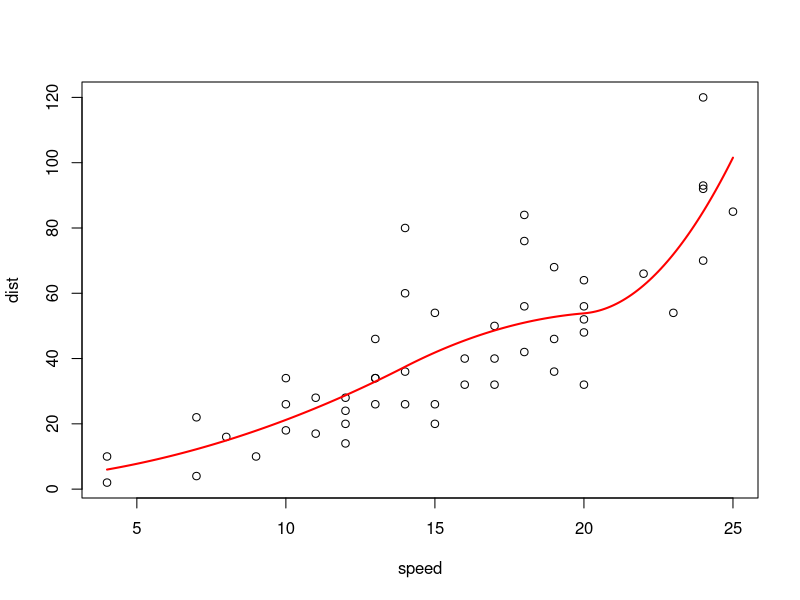
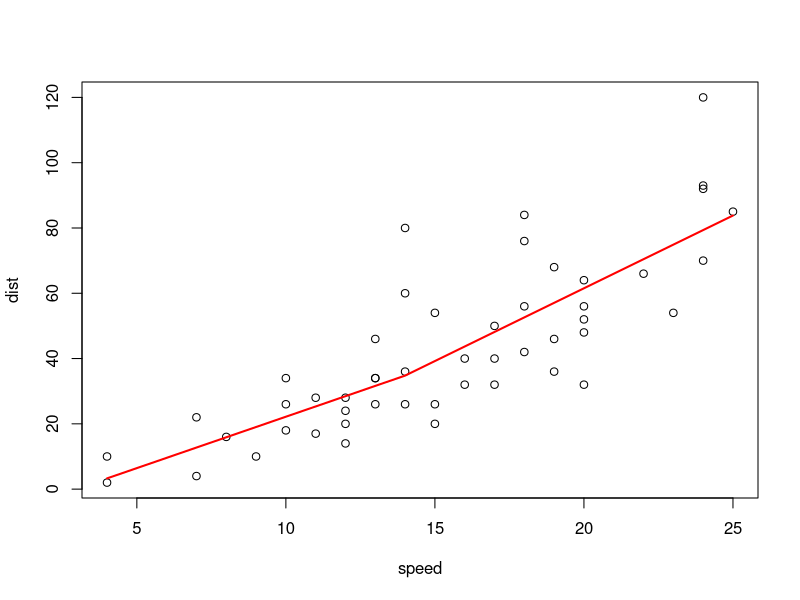
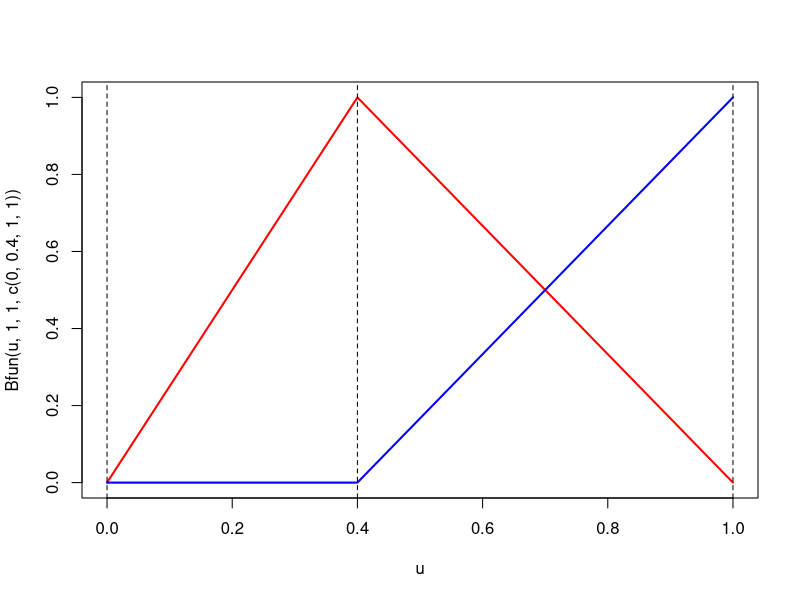
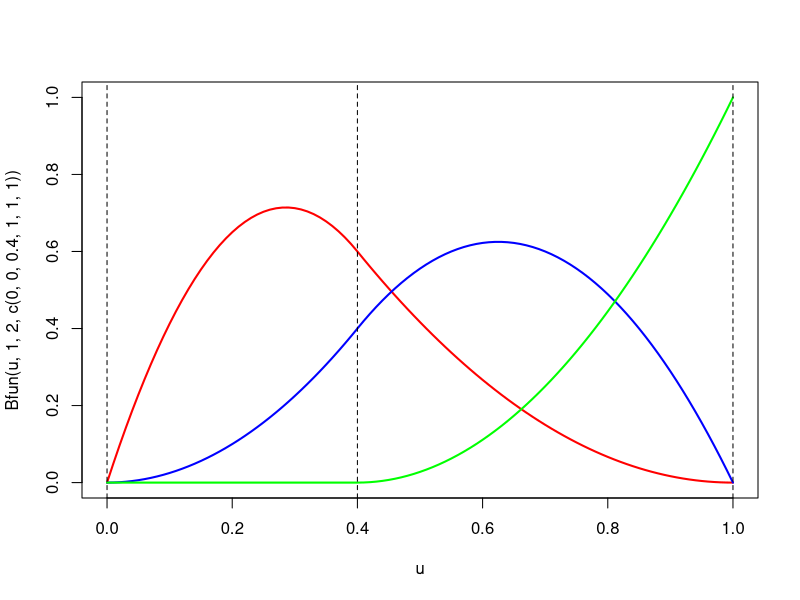
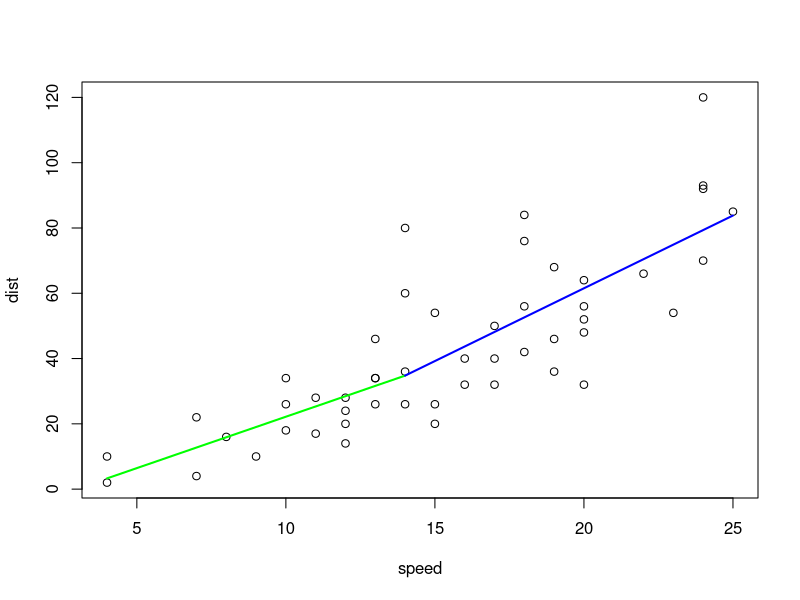
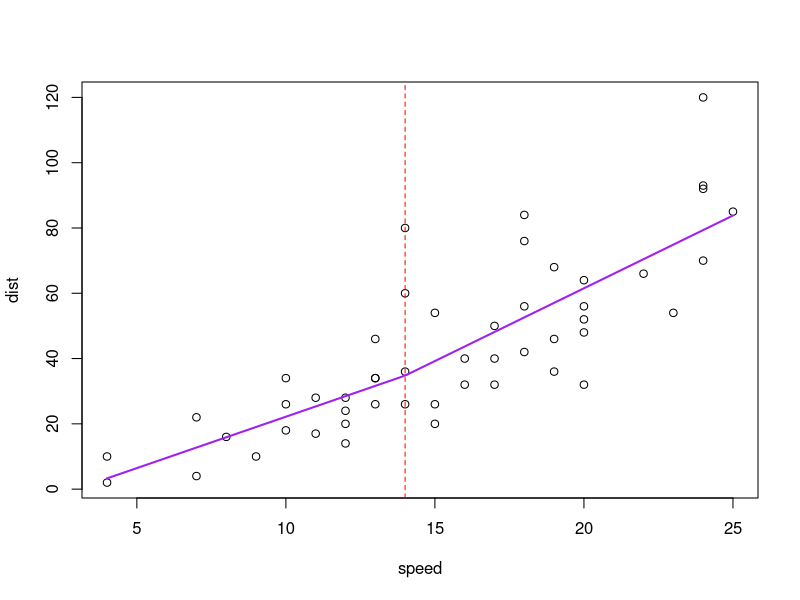
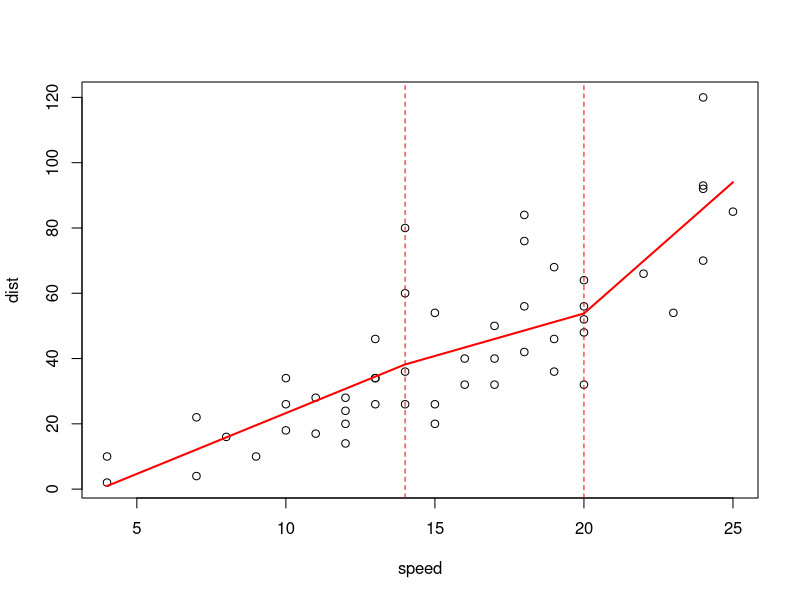
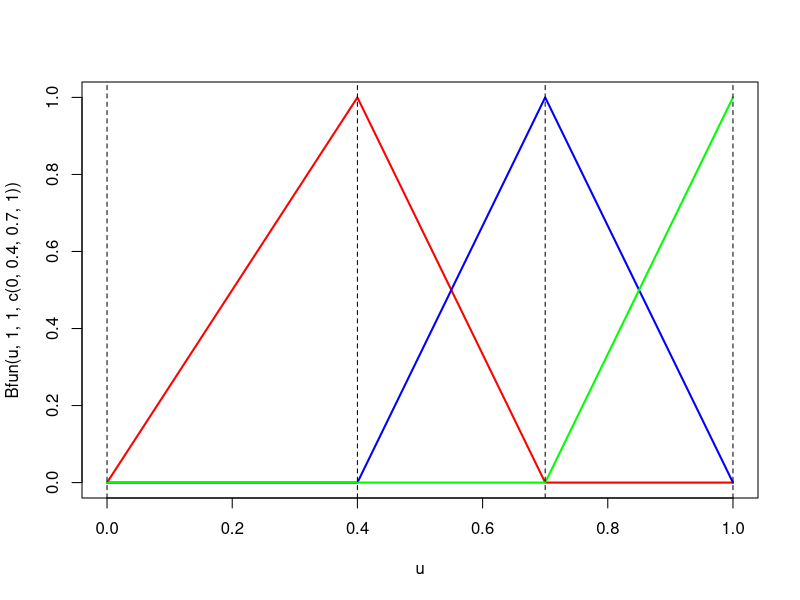

The R script that drew these images, in order:
# Splines - Opening the Black Box
# by Arthur Charpentier (2010)
# URL: https://www.r-bloggers.com/splines-opening-the-black-box/

# Remove all current objects in the workspace
  rm(list = ls(all = TRUE))
  set.seed(123)

#  Splines in regression is something which looks like a black box (or
#  maybe like some dishes you get when you travel away from home: it tastes
#  good, but you don’t what’s inside… even if you might have some clues,
#  you never know for sure*). With splines, it is the same: there are knots,
#  then we consider polynomial interpolations on parts between knots, and we
#  make sure that there is no discontinuity (on the prediction, but on the
#  derivative as well).

#  That sounds nice, but when you look at the output of the
#  regression… you got figures, but you barely see how to interpret
#  them… So let us have a look at the box, and I mean what is inside that
#  box…

#  So, consider the following dataset, with the following spline regression,
  library(splines)
  K <- c(14, 20)  # knots
  plot(cars)
  reg <- lm(dist ~ bs(speed, knots = c(K), degree = 2), data = cars)
  u <- seq(4, 25, by = 0.1)  # test model at these speeds
  B <- data.frame(speed = u)  # data.frame(speeds)
  Y <- predict(reg, newdata = B)  # predicted dist for the desired speeds
  lines(u, Y, lwd = 2, col = "red")

#  i.e. we have the following (nice) picture
#  But if we look at the output of the regression we get this
  summary(reg)

#  So, what can we do with those numbers ? First, assume know that we
#  consider only one knot (we have to start somewhere), and we
#  consider a b-spline interpolation of degree 1 (i.e. linear by parts).
  K <- c(14)
  reg <- lm(dist ~ bs(speed, knots = c(K), degree = 1), data = cars)
  u <- seq(4, 25, by = 0.1)
  B <- data.frame(speed = u)
  Y <- predict(reg, newdata = B)
  dev.off()
  plot(cars)
  lines(u, Y, lwd = 2, col = "red")
  summary(reg)

# Reading done from: https://cran.r-project.org/web/packages/crs/vignettes/spline_primer.pdf
# Usually variables for splines are:
#   m = the order of the spline
#   n = the degree of the spline
#   n = m - 1                         # fairly certain on this
#   N = number of internal knots
#   t = {t[i]|i ∈ Z}                    # the set of t[i] such that i is an integer
#   t = knot sequence, with individual terms being knots
#   number of knots in augmented knot set = N + 2m
#   augmented knot set =  internal knots + boundary knots * m
#   t[-(m-1)] = ... = t[0] <= t[1] <= ... <= t[N] <= t[N+1] = ... = t[N+m]
#   t[-(m-1)] through to t[0] are the lower boundary knots
#   t[N+1] through to t[N+m] are the upper boundary knots

# Unfortunately the terminology used in the code below does not match the
# mathematical functions provided by the blog, both are replicated as seen in
# the blog. The author uses j and n instead of i and j and appears to use t
# without subscript instead of x. It's all rather confusing... Bfun() appears
# to work though...

#  Recall that b-splines work like that:
#  given knots: 0 <= t[1] <= ... <= t[m-1] <= 1
#  (we define splines on the unit interval)
#  then: b[j,0](t) = 1 if t[j] <= t <= t[j+1] otherwise b[j,0](t) = 0
#  for all: j = 0, 1, ..., m-3, m-2

#                           t - t[j]                       t[j+n+1] - t
#  while: b[j,n](t) =  ----------------- b[j,n-1](t) + --------------------- b[j+1,n-1](t)
#                        t[j+n] - t[j]                   t[j+n+1] - t[j+1]

#  or: b[j,n](t) = a1 + a2
#  for all: j = 0, ..., m-n-2   # this doesn't look right to me
#  The code is something like that:
  Bfun <- function(x, j, n, K) {
    b <- 0
    a1 <- 0
    a2 <- 0
    if(((K[j+n+1] > K[j+1]) & (j+n<=length(K)) & (n > 0)) == TRUE) {
      a2 <- (K[j+n+1] - x)/(K[j+n+1] - K[j+1]) * Bfun(x, j+1, n-1, K)
    }
    if(((K[j+n] > K[j]) & (n > 0)) == TRUE) {
      a1 <- (x - K[j])/(K[j+n] - K[j]) * Bfun(x, j, n-1, K)
    }
    if(n==0) {
      b <- ((x > K[j]) & (x <= K[j+1]))*1  # this is described in line 52, uses the TRUE or FALSE statement gained by determining t[j] <= t <= t[j+1]
    }
    if(n>0) {
      b <- a1 + a2
    }
    return(b)
  }
# This is where
#   x = a time series (like 0 to 1 in 0.01 increments)
#   j = a sequence traditionally from 0, ..., n, however this is represented as 1, ..., n+1 as you can't get the zero index of a vector
#   n = degree of spline used (3 = cubic etc.)
#   K = augmented knot set
#   K = interior knots + boundary knots * if(lower.boundary) n else if (upper.boundary) n+1
#       it appears the first knot in the augmented knot set is missing for some
#       reason, as in equations typically there are n+1 boundary knots due to
#       the recursive nature of splines

#  So, for instance, for splines of degree 1, we have
  u <- seq(0, 1, by = 0.01)
  plot(u, Bfun(u, 1, 1, c(0, 0.4, 1, 1)),
		lwd = 2, col = "red", type = "l", ylim = c(0, 1))
  lines(u, Bfun(u, 2, 1, c(0, 0.4, 1, 1)), lwd = 2, col = "blue")
  abline(v = c(0, 0.4, 1), lty = 2)

# So here we have one internal knot 0.4, with our boundary knots 0 and 1, with an appended knot (none on the lower boundary due to degree of 1)

#  and for splines of degree 2, the basis is
  u <- seq(0, 1, by = 0.01)
  plot(u, Bfun(u, 1, 2, c(0 ,0, 0.4, 1, 1, 1)),
		lwd = 2, col = "red", type = "l", ylim = c(0, 1))
  lines(u, Bfun(u, 2, 2, c(0, 0, 0.4, 1, 1, 1)), lwd = 2, col = "blue")
  lines(u, Bfun(u, 3, 2, c(0, 0, 0.4, 1, 1, 1)), lwd = 2, col = "green")
  abline(v = c(0, 0.4, 1), lty = 2)

#  …etc. Note that I need to duplicate sometimes starting and end points (but it
#  should be possible to fix it in the function).
#  So, how do we use that, here ? Actually, there are two steps:

# 1. We get from [x[min],x[max]] to the unit interval (using a simple affine
#    transformation)
# 2. We consider Yhat[i] = Bhat[0] + Bhat[1]b[1,1](X[i]) + Bhat[2]b[2,1](X[i])

# Here, based on the graph above (with the basis function), note that we can use
	plot(cars)
  u0 <- seq(0, 1, by = 0.01)
  v <- reg$coefficients[2]*u0 + reg$coefficients[1]
  x1 <- seq(min(cars$speed), K, length = length(u0))
  lines(x1, v, col = "green", lwd = 2)
  u0 <- seq(0, 1, by = 0.01)
  v <- (reg$coefficients[3] - reg$coefficients[2])*u0 +
		reg$coefficients[1] +
		reg$coefficients[2]
  x2 <- seq(K, max(cars$speed), length = length(u0))
  lines(x2, v, col = "blue", lwd = 2)
#	which gives us exactly the graph we obtained previously.
# But we can also consider
  plot(cars)
  reg <- lm(dist ~ bs(speed, knots = c(K), degree = 1), data = cars)
  k <- (K - min(cars$speed))/(max(cars$speed) - min(cars$speed))
  u0 <- seq(0, 1, by = 0.01)
  v <- reg$coefficients[1] +
    reg$coefficients[2]*Bfun(u0, 1, 1, c(0, k, 1, 1)) +
    reg$coefficients[3]*Bfun(u0, 2, 1, c(0, k, 1, 1))
  lines(x = min(cars$speed) + u0*(max(cars$speed) - min(cars$speed)), y = v,
	 	col = "purple", lwd = 2)
  abline(v = K, lty = 2, col = "red")

# So, we should be able to try with two knots (but we keep it linear, so far)
  K <- c(14, 20)
  plot(cars)
  reg <- lm(dist ~ bs(speed, knots = c(K), degree = 1), data = cars)
  u <- seq(4, 25, by = 0.1)
  B <- data.frame(speed = u)
  Y <- predict(reg, newdata = B)
  lines(u, Y, lwd = 2, col = "red")
  abline(v = K, lty = 2, col = "red")
# First, we can plot our basis functions, with two knots,
  u <- seq(0, 1, by = 0.01)
  plot(u, Bfun(u, 1, 1, c(0, 0.4, 0.7, 1)),
		lwd = 2, col = "red", type = "l", ylim = c(0, 1))
  lines(u, Bfun(u, 2, 1, c(0, 0.4, 0.7, 1, 1)), lwd = 2, col = "blue")
  lines(u, Bfun(u, 3, 1, c(0, 0.4, 0.7, 1, 1)), lwd = 2, col = "green")
  abline(v = c(0, 0.4, 0.7, 1), lty = 2)

# so we can use those functions here, as we did before,
  plot(cars)
  reg <- lm(dist ~ bs(speed, knots = c(K), degree = 1), data = cars)
  k <- (K - min(cars$speed))/(max(cars$speed) - min(cars$speed))
  u0 <- seq(0, 1, by = 0.01)
  v <- reg$coefficients[1] +
    reg$coefficients[2]*Bfun(u0, 1, 1, c(0, k, 1, 1)) +
    reg$coefficients[3]*Bfun(u0, 2, 1, c(0, k, 1, 1)) +
    reg$coefficients[4]*Bfun(u0, 3, 1, c(0, k, 1, 1))
  lines(x = min(cars$speed)+u0*(max(cars$speed)-min(cars$speed)), y = v,
		col = "red", lwd = 2)
  abline(v = K, lty = 2, col = "red")

# Great, it looks promising…. Let us look finally at the case we have two knots,
# and some quadratic splines. Here, with two knots, the basis is
  u <- seq(0, 1, by = 0.01)
  plot(u, Bfun(u, 1, 2, c(0, 0, 0.4, 0.7, 1, 1, 1)),
		lwd = 2, col = "red", type = "l", ylim = c(0, 1))
  lines(u, Bfun(u, 2, 2, c(0, 0, 0.4, 0.7, 1, 1, 1)), lwd = 2, col = "blue")
  lines(u, Bfun(u, 3, 2, c(0, 0, 0.4, 0.7, 1, 1, 1)), lwd = 2, col = "green")
  lines(u, Bfun(u, 4, 2, c(0, 0, 0.4, 0.7, 1, 1, 1)), lwd = 2, col = "orange")
  abline(v = c(0, 0.4, 0.7, 1), lty = 2)

# so if we just rewrite our previous function, we have
  plot(cars)
  reg <- lm(dist ~ bs(speed, knots = c(K), degree = 2), data = cars)
  k <- (K - min(cars$speed))/(max(cars$speed) - min(cars$speed))
  u0 <- seq(0, 1, by = 0.01)
  v <- reg$coefficients[1] +
    reg$coefficients[2]*Bfun(u0, 1, 2, c(0, 0, k, 1, 1, 1)) +
    reg$coefficients[3]*Bfun(u0, 2, 2, c(0, 0, k, 1, 1, 1)) +
    reg$coefficients[4]*Bfun(u0, 3, 2, c(0, 0, k, 1, 1, 1)) +
    reg$coefficients[5]*Bfun(u0, 4, 2, c(0, 0, k, 1, 1, 1))
  lines(x = min(cars$speed) + u0*(max(cars$speed) - min(cars$speed)), y = v,
	  col = "purple", lwd = 2)
  abline(v = K, lty = 2, col = "red")

# And just one final comment: how do I optimally
# choose my knots ?… A simple idea can be to consider all possible
# knots, and consider the model which gives us the residuals with the
# smaller variance,
  vk <- seq(0.05, 0.95, by = 0.05)
  SSR <- matrix(NA, length(vk))
  for(i in 1:(length(vk))){
    k <- vk[i]
    K <- min(cars$speed) + k*(max(cars$speed) - min(cars$speed))
    reg <- lm(dist ~ bs(speed, knots = c(K), degree = 2), data = cars)
    SSR[i] <- sum(residuals(reg)^2)
  }
  plot(vk, SSR, type = "b", col = "blue")

# Here, the best model is obtained when we split 3/4-1/4…
